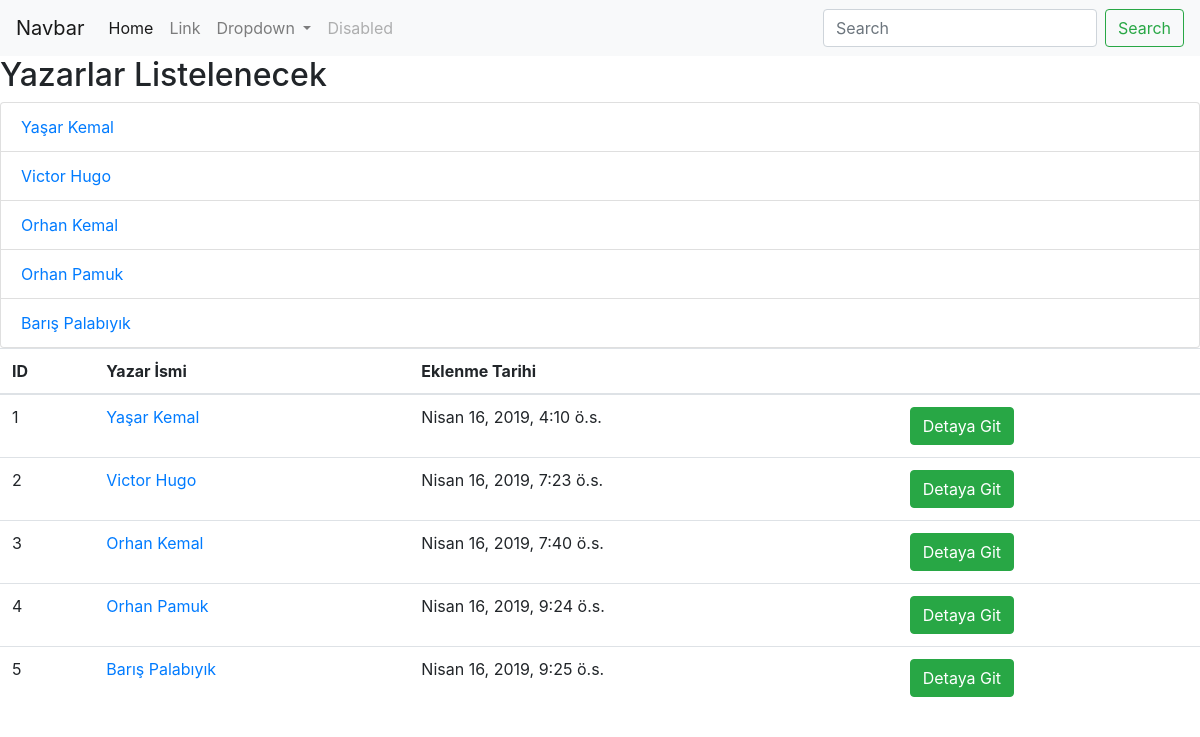
/books/authors, run on the app's committed database.
### books/models.py (models this page shows, shortened)
class Author(models.Model):
    name = models.CharField(max_length=50)
    created = models.DateTimeField('date created')

### books/views.py (the view)
# urls.py: path('authors',views.authors, name='authors'),
def authors(request):
    context = {
        'authors_list' : Author.objects.all()
    }
    return render(request,'authors.html',context)

### books/templates/authors.html (shortened to what this page needs)
<html>
    <head>
        <link rel="stylesheet" href="https://stackpath.bootstrapcdn.com/bootstrap/4.3.1/css/bootstrap.min.css">
    </head>
    <body><nav class="navbar navbar-expand-lg navbar-light bg-light">
  <a class="navbar-brand" href="#">Navbar</a>
  <div class="collapse navbar-collapse" id="navbarSupportedContent">
    <ul class="navbar-nav mr-auto">
      <li class="nav-item active">
        <a class="nav-link" href="#">Home <span class="sr-only">(current)</span></a>
      </li>
      <li class="nav-item">
        <a class="nav-link" href="#">Link</a>
      </li>
      <li class="nav-item dropdown">
        <a class="nav-link dropdown-toggle" href="#" id="navbarDropdown" role="button" data-toggle="dropdown" aria-haspopup="true" aria-expanded="false">
          Dropdown
        </a>
      </li>
      <li class="nav-item">
        <a class="nav-link disabled" href="#" tabindex="-1" aria-disabled="true">Disabled</a>
      </li>
    </ul>
    <form class="form-inline my-2 my-lg-0">
      <input class="form-control mr-sm-2" type="search" placeholder="Search" aria-label="Search">
      <button class="btn btn-outline-success my-2 my-sm-0" type="submit">Search</button>
    </form>
  </div>
</nav>
        <h2>Yazarlar Listelenecek</h2>
        <ul class="list-group">
        {% for author in authors_list %}
        <li class="list-group-item"><a href="/books/authordetails/{{author.id}}">{{author.name}}</a>
        </li>
        {% endfor %}
        </ul>
        <table class="table">
            <thead>
                <th>
                    ID
                </th>
                <th>
                    Yazar İsmi
                </th>
                <th>
                    Eklenme Tarihi
                </th>
                <th>
                </th>
            </thead>
            {% for author in authors_list %}
            <tr>
                <td>
                    {{author.id}}
                </td>
                <td>
                    <a href="/books/authordetails/{{author.id}}">{{author.name}}</a>
                </td>
                <td>
                    {{author.created}}
                </td>
                <td>
                    <a class="btn btn-success" href="/books/authordetails/{{author.id}}">Detaya Git</a>
                </td>
            </tr>
            {% endfor %}
        </table>
    </body>
</html>

### data on the page
Author: name "Yaşar Kemal", id "1", created "Nisan 16, 2019, 4:10 ö.s."
Author: name "Victor Hugo", id "2", created "Nisan 16, 2019, 7:23 ö.s."
Author: name "Orhan Kemal", id "3", created "Nisan 16, 2019, 7:40 ö.s."
Author: name "Orhan Pamuk", id "4", created "Nisan 16, 2019, 9:24 ö.s."
Author: name "Barış Palabıyık", id "5", created "Nisan 16, 2019, 9:25 ö.s."
